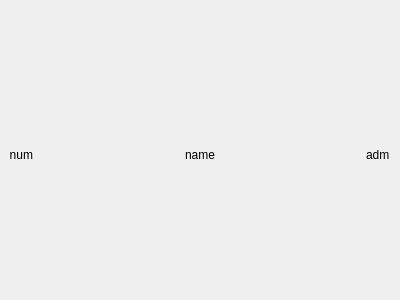
<?xml version="1.0" encoding="UTF-8"?>
<ui version="4.0">
 <class>groupRibbon</class>
 <widget class="QWidget" name="groupRibbon">
  <property name="geometry">
   <rect>
    <x>0</x>
    <y>0</y>
    <width>400</width>
    <height>300</height>
   </rect>
  </property>
  <property name="windowTitle">
   <string>Form</string>
  </property>
  <widget class="QWidget" name="horizontalLayoutWidget">
   <property name="geometry">
    <rect>
     <x>9</x>
     <y>19</y>
     <width>381</width>
     <height>271</height>
    </rect>
   </property>
   <layout class="QHBoxLayout" name="horizontalLayout">
    <item>
     <widget class="QLabel" name="quantityLabel">
      <property name="text">
       <string>num</string>
      </property>
      <property name="alignment">
       <set>Qt::AlignRight|Qt::AlignTrailing|Qt::AlignVCenter</set>
      </property>
     </widget>
    </item>
    <item>
     <spacer name="horizontalSpacer">
      <property name="orientation">
       <enum>Qt::Horizontal</enum>
      </property>
      <property name="sizeHint" stdset="0">
       <size>
        <width>40</width>
        <height>20</height>
       </size>
      </property>
     </spacer>
    </item>
    <item>
     <widget class="QLabel" name="nameLabel">
      <property name="text">
       <string>name</string>
      </property>
     </widget>
    </item>
    <item>
     <spacer name="horizontalSpacer_2">
      <property name="orientation">
       <enum>Qt::Horizontal</enum>
      </property>
      <property name="sizeHint" stdset="0">
       <size>
        <width>40</width>
        <height>20</height>
       </size>
      </property>
     </spacer>
    </item>
    <item>
     <widget class="QLabel" name="admiralLabel">
      <property name="text">
       <string>adm</string>
      </property>
     </widget>
    </item>
   </layout>
  </widget>
 </widget>
 <resources/>
 <connections/>
</ui>
